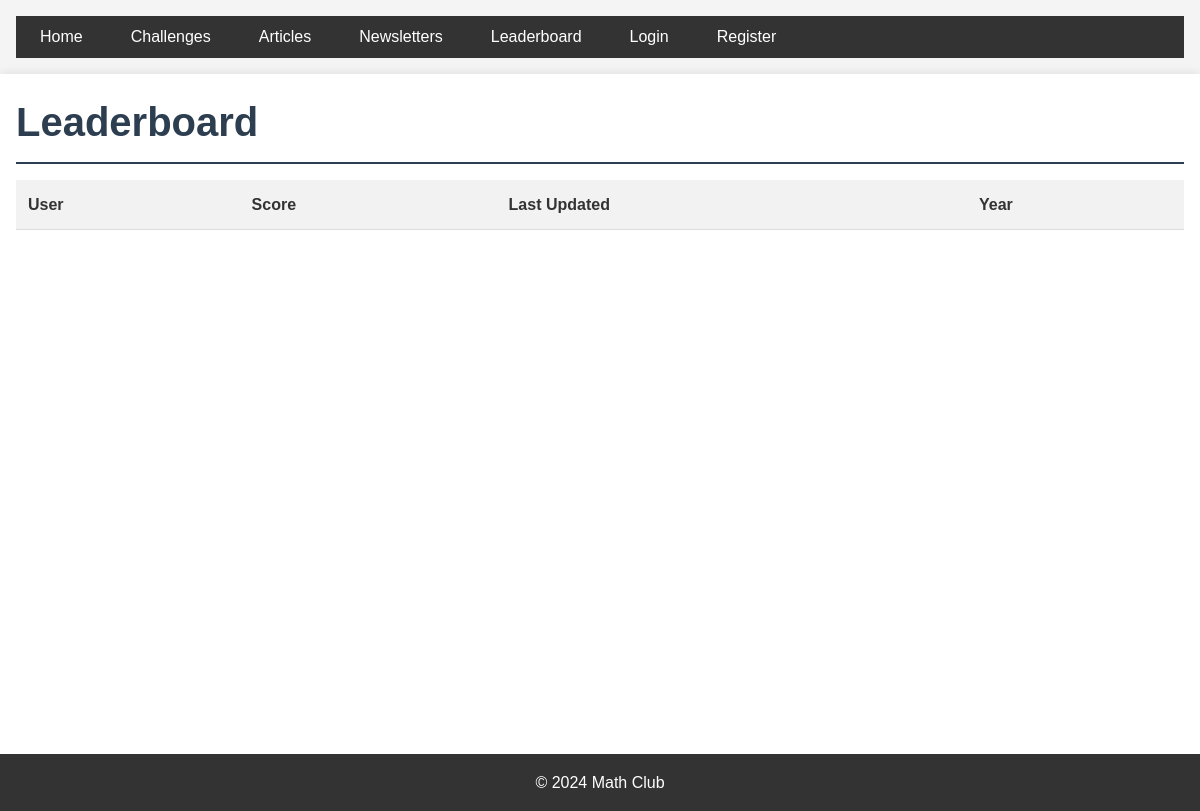
The page /leaderboard on the database as committed earlier.
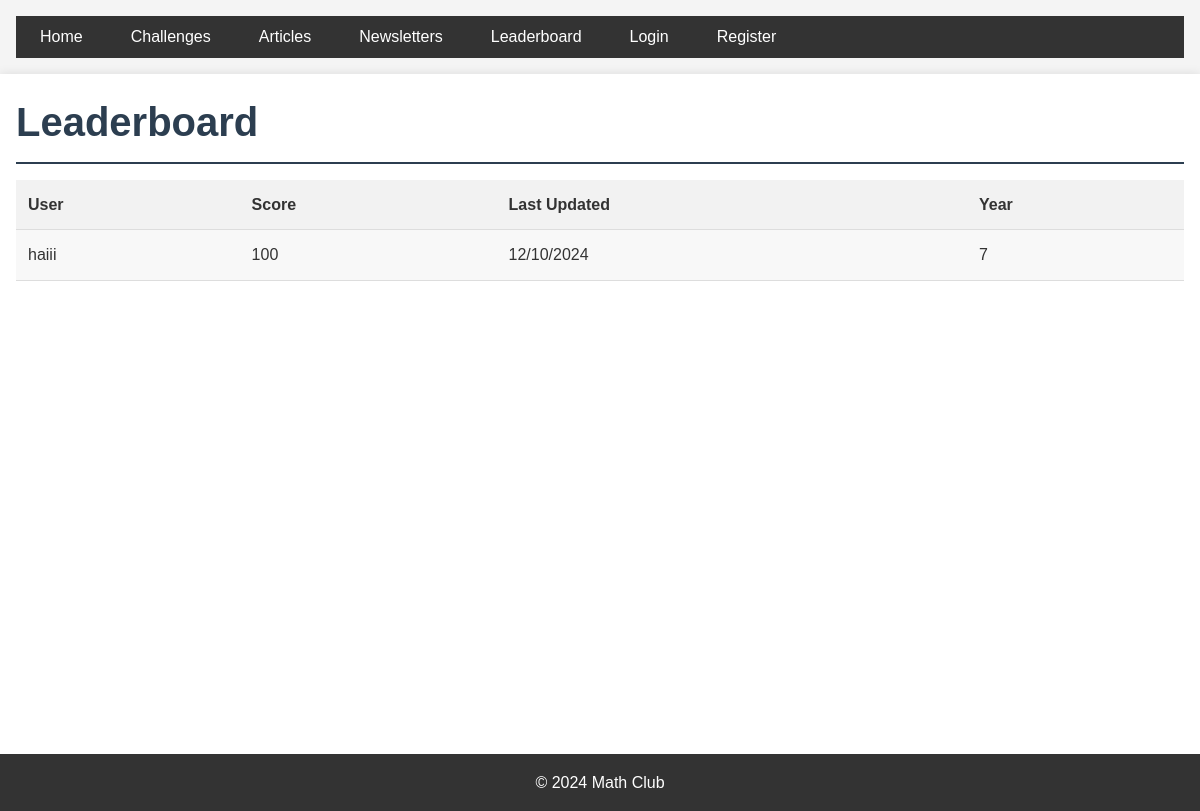
The same page on the database as committed later.
### app/models.py (models this page shows, shortened)
class LeaderboardEntry(db.Model):
    id = db.Column(db.Integer, primary_key=True)
    user_id = db.Column(db.Integer, db.ForeignKey('user.id'), nullable=False)
    score = db.Column(db.Integer, default=0)
    last_updated = db.Column(db.DateTime, nullable=False, default=datetime.utcnow)
    user = db.relationship('User', backref='leaderboard_entries')

class User(UserMixin, db.Model):
    id = db.Column(db.Integer, primary_key=True)
    username = db.Column(db.String(64), index=True, unique=True)
    year = db.Column(db.Integer)
    password_hash = db.Column(db.String(128))
    is_admin = db.Column(db.Boolean, default=False)
    articles = db.relationship('Article', backref='author', lazy='dynamic')

### app/main/routes.py (the view)
@bp.route('/leaderboard')
def leaderboard():
    entries = LeaderboardEntry.query.order_by(LeaderboardEntry.score.desc()).limit(10).all()
    return render_template('main/leaderboard.html', title='Leaderboard', entries=entries)

### app/templates/main/leaderboard.html
{% extends "base.html" %}
{% block content %}
<h1>Leaderboard</h1>
    <table>
        <tr>
            <th>User</th>
            <th>Score</th>
            <th>Last Updated</th>
            <th>Year</th>
        </tr>
        {% for entry in entries %}
        <tr>
            <td>{{ entry.user.username }}</td>
            <td>{{ entry.score }}</td>
            <td>{{ entry.last_updated.strftime('%d/%m/%Y') }}</td>
            <td>{{ entry.user.year }}</td>
        </tr>
        {% endfor %}
    </table>
{% endblock %}

Rows that differ between the two databases and show on the page:
added LeaderboardEntry: user.username "haiii", score "100", last_updated "12/10/2024", user.year "7"
